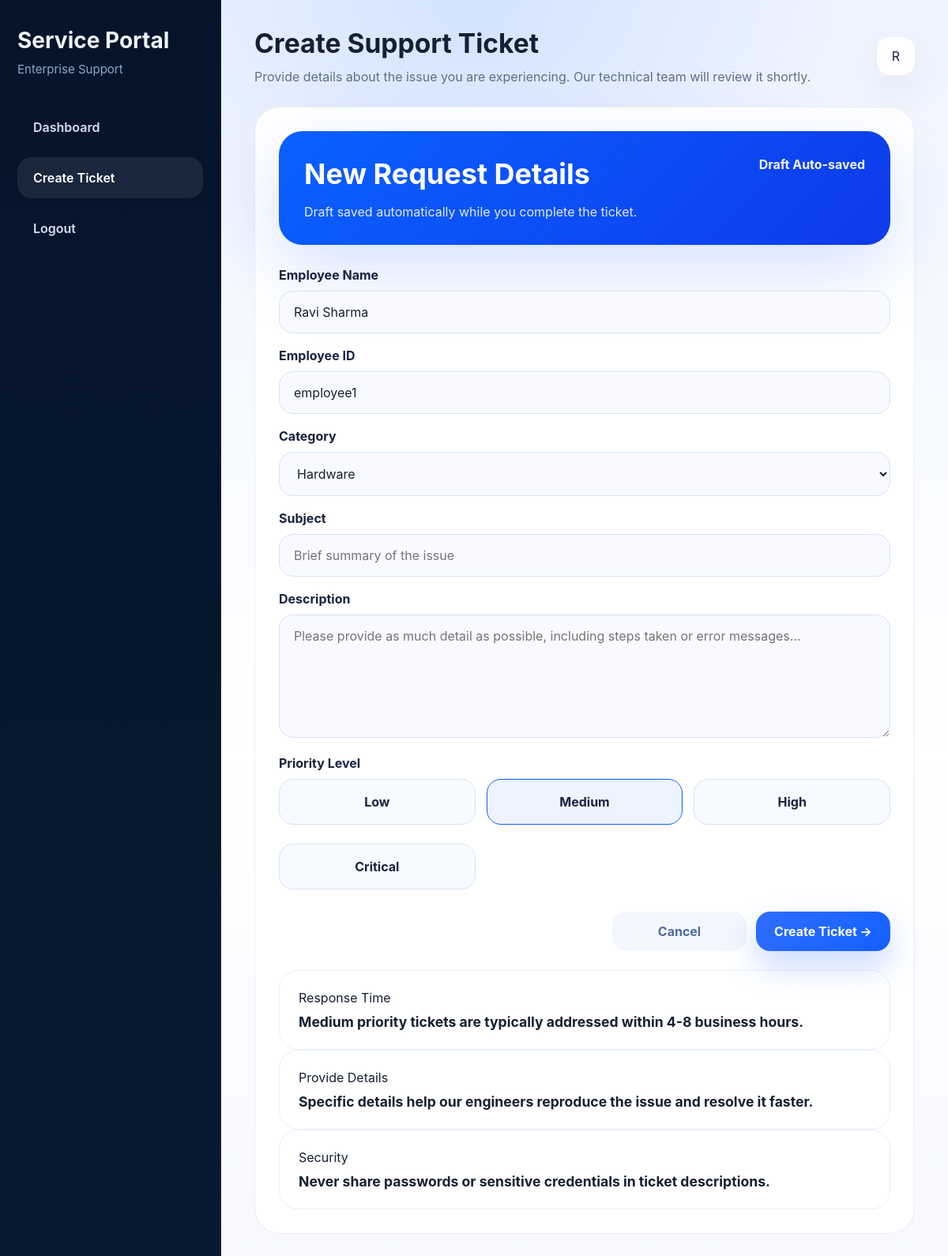
The app's page /employee/raise (signed in) with its own data.
### tables this page shows
CREATE TABLE users (
    id INTEGER PRIMARY KEY AUTOINCREMENT,
    username TEXT NOT NULL UNIQUE,
    password TEXT NOT NULL,
    fullname TEXT NOT NULL,
    role TEXT NOT NULL CHECK(role IN ('employee','it'))
, email TEXT, department TEXT);

### app.py (the view)
        def decorated_view(*args, **kwargs):
            if g.user is None:
                return redirect(url_for('login'))
            if role and g.user['role'] != role:
                flash('Access denied for your role.', 'warning')
                return redirect(url_for(ROLE_ROUTES[g.user['role']]))
            return fn(*args, **kwargs)

### app.py (called while the page is built, shortened)
@app.before_request
def load_logged_in_user():
    user_id = session.get('user_id')
    if user_id is None:
        g.user = None
    else:
        g.user = get_user_by_id(user_id)

def login_required(role=None):
    def wrapper(fn):
        def decorated_view(*args, **kwargs):
            if g.user is None:
                return redirect(url_for('login'))
            if role and g.user['role'] != role:
                flash('Access denied for your role.', 'warning')
                return redirect(url_for(ROLE_ROUTES[g.user['role']]))
            return fn(*args, **kwargs)
        decorated_view.__name__ = fn.__name__
        return decorated_view
    return wrapper

@app.route('/employee/raise', methods=['GET', 'POST'])
@login_required('employee')
def raise_ticket():
    return render_template(
        'raise_ticket.html',
        user=g.user,
        categories=CATEGORIES,
        priorities=PRIORITIES,
        severities=SEVERITIES,
    )

### database/models.py (called while the page is built)
def get_connection():
    conn = sqlite3.connect(DB_PATH)
    conn.row_factory = sqlite3.Row
    return conn

def query_db(query, args=(), one=False):
    conn = get_connection()
    cur = conn.execute(query, args)
    rv = cur.fetchall()
    conn.commit()
    conn.close()
    return (rv[0] if rv else None) if one else rv

def get_user_by_id(user_id):
    return query_db('SELECT * FROM users WHERE id = ?', (user_id,), one=True)

### templates/raise_ticket.html (shortened to what this page needs)
<!DOCTYPE html>
<html lang="en">
<head>
    <link rel="stylesheet" href="{{ url_for('static', filename='css/style.css') }}">
</head>
<body>
    <div class="layout-shell">
        <aside class="sidebar">
            <div class="brand">
                <h2>Service Portal</h2>
                <span>Enterprise Support</span>
            </div>
            <nav>
                <a href="{{ url_for('employee_dashboard') }}">Dashboard</a>
                <a href="{{ url_for('raise_ticket') }}" class="active">Create Ticket</a>
                <a href="{{ url_for('logout') }}">Logout</a>
            </nav>
        </aside>
        <main class="content">
            <div class="header-top">
                <div class="topbar-left">
                    <h1>Create Support Ticket</h1>
                    <p>Provide details about the issue you are experiencing. Our technical team will review it shortly.</p>
                </div>
                <div class="topbar-actions">
                    <div class="avatar-pill">{{ user['fullname'][0]|upper }}</div>
                </div>
            </div>
            <section class="panel">
                <div class="hero-panel">
                    <div style="display:flex; justify-content:space-between; gap:18px; flex-wrap:wrap;">
                        <div>
                            <h2>New Request Details</h2>
                            <p>Draft saved automatically while you complete the ticket.</p>
                        </div>
                        <span style="font-weight:700; color:rgba(255,255,255,0.95);">Draft Auto-saved</span>
                    </div>
                </div>
                <form method="post" class="form-grid">
                    <div class="full-width">
                        <label>Employee Name</label>
                        <input type="text" value="{{ user['fullname'] }}" readonly>
                    </div>
                    <div>
                        <label>Employee ID</label>
                        <input type="text" value="{{ user['username'] }}" readonly>
                    </div>
                    <div>
                        <label>Category</label>
                        <select name="category" required>
                            {% for category in categories %}
                                <option value="{{ category }}">{{ category }}</option>
                            {% endfor %}
                        </select>
                    </div>
                    <div class="full-width">
                        <label>Subject</label>
                        <input type="text" name="title" required placeholder="Brief summary of the issue">
                    </div>
                    <div class="full-width">
                        <label>Description</label>
                        <textarea name="description" required placeholder="Please provide as much detail as possible, including steps taken or error messages..."></textarea>
                    </div>
                    <div class="full-width">
                        <label>Priority Level</label>
                        <div class="priority-options">
                            {% for option in priorities %}
                                <label for="priority-{{ option }}"><span>{{ option }}</span></label>
                            {% endfor %}
                        </div>
                    </div>
                    <div class="form-controls full-width">
                        <a href="{{ url_for('employee_dashboard') }}" class="button button-tertiary">Cancel</a>
                        <button type="submit" class="button button-primary">Create Ticket →</button>
                    </div>
                </form>
                <div class="info-grid">
                    <div class="info-card">
                        <span>Response Time</span>
                        <strong>Medium priority tickets are typically addressed within 4-8 business hours.</strong>
                    </div>
                    <div class="info-card">
                        <span>Provide Details</span>
                        <strong>Specific details help our engineers reproduce the issue and resolve it faster.</strong>
                    </div>
                    <div class="info-card">
                        <span>Security</span>
                        <strong>Never share passwords or sensitive credentials in ticket descriptions.</strong>
                    </div>
                </div>
            </section>
        </main>
    </div>
</body>
</html>

### static/css/style.css (style rules this page uses)
* { box-sizing: border-box; }
:root { color-scheme: light; font-family: 'Inter', 'Segoe UI', Tahoma, Geneva, Verdana, sans-serif; font-synthesis: none; text-rendering: optimizeLegibility; -webkit-font-smoothing: antialiased; }
html { scroll-behavior: smooth; }
body { margin: 0; min-height: 100vh; background: radial-gradient(circle at top, rgba(10,97,255,0.12), transparent 28%), linear-gradient(180deg, #eef4ff 0%, #ffffff 60%, #f7f9ff 100%); color: #152033; }
a { text-decoration: none; color: inherit; }
button, input, textarea, select { font: inherit; }
.button, button { display: inline-flex; align-items: center; justify-content: center; gap: 8px; padding: 14px 22px; border-radius: 18px; border: 1px solid transparent; font-weight: 700; transition: transform 0.2s ease, box-shadow 0.2s ease, background 0.2s ease, color 0.2s ease; white-space: nowrap; }
.button-primary { color: #ffffff; background: linear-gradient(135deg, #2f6dff 0%, #1360ff 100%); box-shadow: 0 18px 40px rgba(19,97,255,0.24); }
.button-tertiary { color: #4f6b9f; background: #f3f6ff; border-color: transparent; }
.layout-shell { display: grid; grid-template-columns: 280px 1fr; min-height: 100vh; }
.sidebar { padding: 34px 22px; background: linear-gradient(180deg, #06142a 0%, #071a31 100%); color: #eef5ff; border-right: 1px solid rgba(255,255,255,0.08); }
.sidebar .brand h2 { margin: 0; font-size: 1.75rem; }
.sidebar .brand span { margin-top: 10px; display: inline-block; color: #8fa8ca; font-size: 0.94rem; }
.sidebar nav { margin-top: 38px; display: grid; gap: 12px; }
.sidebar nav a { display: block; padding: 16px 20px; border-radius: 18px; color: #d4e1f7; font-weight: 600; transition: background 0.2s ease, color 0.2s ease; }
.sidebar nav a.active, .sidebar nav a:hover { color: #ffffff; background: rgba(255,255,255,0.08); }
.content { padding: 34px 42px; }
.header-top { display: flex; justify-content: space-between; gap: 18px; align-items: center; margin-bottom: 28px; }
.topbar-left h1 { margin: 0; font-size: clamp(2rem, 2.8vw, 2.8rem); }
.topbar-left p { margin: 12px 0 0; color: #5f6f88; }
.topbar-actions { display: flex; align-items: center; gap: 16px; flex-wrap: wrap; }
.notification-pill, .avatar-pill { width: 48px; height: 48px; border-radius: 16px; display: inline-flex; align-items: center; justify-content: center; background: #ffffff; box-shadow: 0 22px 50px rgba(15,35,80,0.08); color: #0f1f41; }
.hero-panel { padding: 32px; border-radius: 30px; background: linear-gradient(135deg, #0a61ff 0%, #0e3aea 100%); color: #ffffff; box-shadow: 0 32px 90px rgba(10,97,255,0.18); margin-bottom: 28px; }
.hero-panel h2 { margin: 0; font-size: clamp(2.2rem, 3vw, 3rem); }
.hero-panel p { margin: 16px 0 0; max-width: 640px; color: rgba(255,255,255,0.88); }
.panel { background: #ffffff; border-radius: 32px; padding: 30px; border: 1px solid rgba(15,35,80,0.08); }
.form-grid { display: grid; grid-template-columns: repeat(2, minmax(0, 1fr)); gap: 24px; }
.form-grid .full-width { grid-column: 1 / -1; }
.form-grid label { display: block; margin-bottom: 10px; font-weight: 700; color: #18233f; }
.form-grid input, .form-grid select, .form-grid textarea { width: 100%; padding: 16px 18px; border-radius: 18px; border: 1px solid #d8e2f2; background: #f8faff; color: #152033; }
.form-grid textarea { min-height: 156px; resize: vertical; }
.form-controls { display: flex; justify-content: space-between; gap: 18px; flex-wrap: wrap; }
.form-controls .button { min-width: 170px; }
.priority-options { display: grid; grid-template-columns: repeat(3, minmax(0, 1fr)); gap: 14px; }
.priority-options label { padding: 18px 16px; border-radius: 18px; background: #f7faff; border: 1px solid #d8e2f2; text-align: center; cursor: pointer; transition: border-color 0.2s ease, background 0.2s ease; }
.priority-options input:checked + label { background: #eef4ff; border-color: #0a61ff; }
.priority-options label span { display: block; color: #18233f; font-weight: 700; }
.info-grid { grid-template-columns: repeat(3, minmax(0, 1fr)); gap: 20px; margin-top: 24px; }
.info-card { padding: 24px; background: #ffffff; border-radius: 24px; border: 1px solid #e8eff8; }
.info-card strong { display: block; margin-top: 10px; font-size: 1.1rem; }
.form-grid { display: grid; grid-template-columns: 1fr; gap: 18px; }
.form-controls { display: flex; gap: 12px; justify-content: flex-end; }

### records on screen
users: fullname "R", fullname "Ravi Sharma", username "employee1"

### other values on screen
{{ option }} "Low" "Medium" "High" "Critical"
form field category "Hardware"
